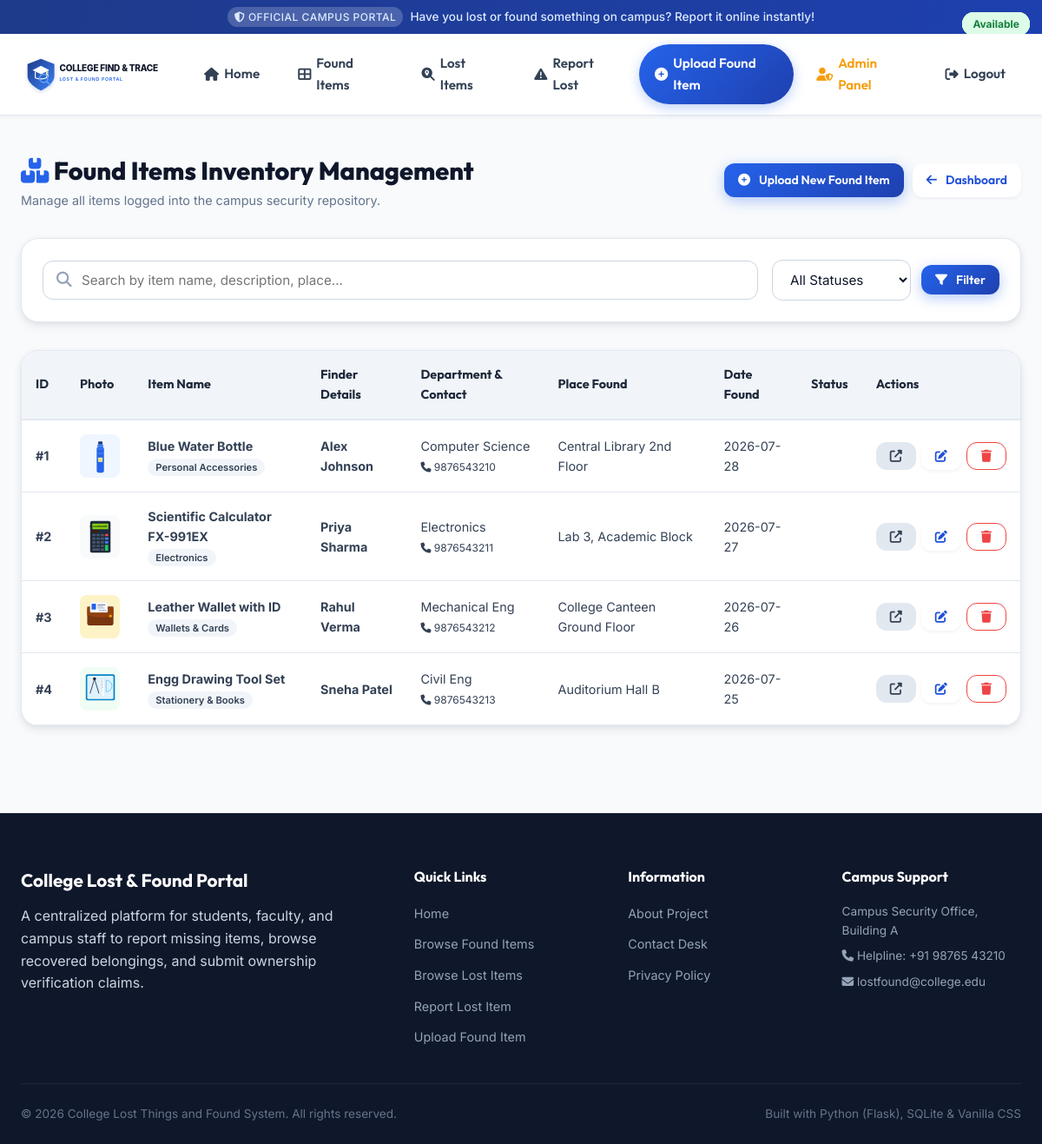
Page /admin/found (signed in) on the committed database.
### tables this page shows
CREATE TABLE Found_Items (
    id INTEGER PRIMARY KEY AUTOINCREMENT,
    finder_name TEXT NOT NULL,
    department TEXT NOT NULL,
    mobile TEXT NOT NULL,
    item_name TEXT NOT NULL,
    category TEXT NOT NULL,
    description TEXT NOT NULL,
    place_found TEXT NOT NULL,
    date_found DATE NOT NULL,
    image_path TEXT,
    status TEXT DEFAULT 'Available', -- 'Available', 'Claimed', 'Under Review'
    created_at TIMESTAMP DEFAULT CURRENT_TIMESTAMP
);

### routes/admin_routes.py (the view)
@admin_bp.route('/found')
@admin_required
def view_found():
    search = request.args.get('search', '').strip()
    status = request.args.get('status', '').strip()
    items = get_all_found_items(status=status if status else None, search=search)
    return render_template('admin/found_list.html', items=items, search=search, status=status)

### models/db_helper.py (called while the page is built)
def get_db_path(app=None):
    if app and app.config.get("DATABASE"):
        return app.config["DATABASE"]
    base_dir = os.path.dirname(os.path.dirname(os.path.abspath(__file__)))
    return os.path.join(base_dir, DB_NAME)

def get_db_connection(db_path=None):
    if db_path is None:
        db_path = get_db_path()
    conn = sqlite3.connect(db_path)
    conn.row_factory = sqlite3.Row
    return conn

def get_all_found_items(status=None, category=None, search=None, limit=None, offset=None):
    conn = get_db_connection()
    cursor = conn.cursor()
    query = "SELECT * FROM Found_Items WHERE 1=1"
    params = []
    if status:
        query += " AND status = ?"
        params.append(status)
    if category and category != 'All':
        query += " AND category = ?"
        params.append(category)
    if search:
        query += " AND (item_name LIKE ? OR description LIKE ? OR place_found LIKE ?)"
        term = f"%{search}%"
        params.extend([term, term, term])
    query += " ORDER BY created_at DESC"
    if limit is not None:
        query += " LIMIT ?"
        params.append(limit)
        if offset is not None:
            query += " OFFSET ?"
            params.append(offset)
    cursor.execute(query, params)
    items = cursor.fetchall()
    conn.close()
    return items

### routes/admin_routes.py (called while the page is built)
def admin_required(f):
    @wraps(f)
    def decorated_function(*args, **kwargs):
        if not session.get('admin_logged_in'):
            flash('Please log in as Administrator to access this page.', 'error')
            return redirect(url_for('admin.login'))
        return f(*args, **kwargs)
    return decorated_function

### templates/admin/found_list.html (shortened to what this page needs)
{% extends "base.html" %}
{% block content %}
<div class="container">
  <div class="admin-header">
    <div>
      <h1 style="font-family:var(--font-heading); font-size:1.8rem; font-weight:800; color:var(--neutral-900);">
        <i class="fas fa-boxes-stacked" style="color:var(--primary-600);"></i> Found Items Inventory Management
      </h1>
      <p style="color:var(--neutral-500); font-size:0.9rem;">Manage all items logged into the campus security repository.</p>
    </div>
    <div style="display:flex; gap:10px;">
      <a href="{{ url_for('admin.upload_found_admin') }}" class="btn btn-sm btn-primary">
        <i class="fas fa-plus-circle"></i> Upload New Found Item
      </a>
      <a href="{{ url_for('admin.dashboard') }}" class="btn btn-sm btn-secondary">
        <i class="fas fa-arrow-left"></i> Dashboard
      </a>
    </div>
  </div>
  <div class="filter-bar-card">
    <form action="{{ url_for('admin.view_found') }}" method="GET" class="filter-grid">
      <div class="search-box">
        <i class="fas fa-search"></i>
        <input type="text" name="search" class="form-control" placeholder="Search by item name, description, place..." value="{{ search }}">
      </div>
      <div style="display:flex; gap:12px; align-items:center;">
        <select name="status" class="form-control" style="width:160px;">
          <option value="">All Statuses</option>
        </select>
        <button type="submit" class="btn btn-primary btn-sm"><i class="fas fa-filter"></i> Filter</button>
      </div>
    </form>
  </div>
  <div class="admin-table-wrapper">
    <table class="admin-table">
      <thead>
        <tr>
          <th>ID</th>
          <th>Photo</th>
          <th>Item Name</th>
          <th>Finder Details</th>
          <th>Department &amp; Contact</th>
          <th>Place Found</th>
          <th>Date Found</th>
          <th>Status</th>
          <th>Actions</th>
        </tr>
      </thead>
      <tbody>
        {% for item in items %}
          <tr>
            <td><strong>#{{ item.id }}</strong></td>
            <td>
              <img src="{% if item.image_path %}{{ url_for('static', filename='uploads/' + item.image_path) }}{% else %}{{ url_for('static', filename='images/placeholder.svg') }}{% endif %}" class="table-thumbnail" alt="Thumb">
            </td>
            <td>
              <strong>{{ item.item_name }}</strong> <br>
              <span class="chip" style="font-size:0.7rem; padding:2px 8px;">{{ item.category }}</span>
            </td>
            <td><strong>{{ item.finder_name }}</strong></td>
            <td>
              {{ item.department }} <br>
              <small><i class="fas fa-phone"></i> {{ item.mobile }}</small>
            </td>
            <td>{{ item.place_found }}</td>
            <td>{{ item.date_found }}</td>
            <td>
              <span class="card-status-badge {% if item.status == 'Available' %}badge-available{% else %}badge-claimed{% endif %}">
                {{ item.status }}
              </span>
            </td>
            <td>
              <div style="display:flex; gap:6px;">
                <a href="{{ url_for('main.item_detail', item_id=item.id) }}" target="_blank" class="btn btn-sm btn-reset" title="View Public Page">
                  <i class="fas fa-external-link-alt"></i>
                </a>
                <a href="{{ url_for('admin.edit_item', item_type='found', item_id=item.id) }}" class="btn btn-sm btn-secondary" title="Edit">
                  <i class="fas fa-edit"></i>
                </a>
                <form action="{{ url_for('admin.delete_item', item_type='found', item_id=item.id) }}" method="POST" onsubmit="return confirm('Delete Found Item Record #{{ item.id }}? This action cannot be undone.');">
                  <button type="submit" class="btn btn-sm btn-outline-danger" title="Delete">
                    <i class="fas fa-trash"></i>
                  </button>
                </form>
              </div>
            </td>
          </tr>
        {% else %}
          <tr>
            <td colspan="9" style="text-align:center; padding:32px; color:var(--neutral-500);">No found item records match your filter.</td>
          </tr>
        {% endfor %}
      </tbody>
    </table>
  </div>
</div>
{% endblock %}

### rows in the picture
Found_Items: id "1", image_path (picture), item_name "Blue Water Bottle", category "Personal Accessories", finder_name "Alex Johnson", department "Computer Science", mobile "9876543210", place_found "Central Library 2nd Floor", date_found "2026-07-28"
Found_Items: id "2", image_path (picture), item_name "Scientific Calculator FX-991EX", category "Electronics", finder_name "Priya Sharma", department "Electronics", mobile "9876543211", place_found "Lab 3, Academic Block", date_found "2026-07-27"
Found_Items: id "3", image_path (picture), item_name "Leather Wallet with ID", category "Wallets & Cards", finder_name "Rahul Verma", department "Mechanical Eng", mobile "9876543212", place_found "College Canteen Ground Floor", date_found "2026-07-26"
Found_Items: id "4", image_path (picture), item_name "Engg Drawing Tool Set", category "Stationery & Books", finder_name "Sneha Patel", department "Civil Eng", mobile "9876543213", place_found "Auditorium Hall B", date_found "2026-07-25", status "Available"
